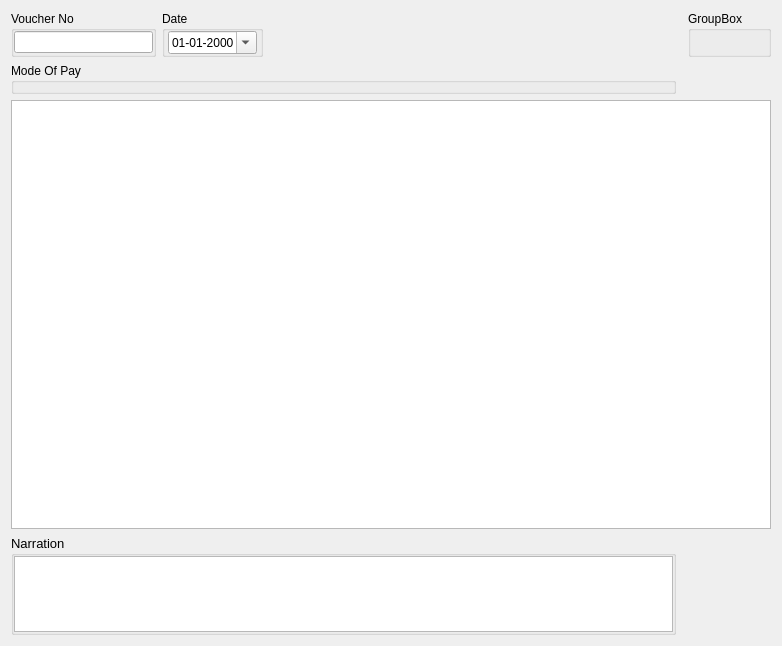
<?xml version="1.0" encoding="UTF-8"?>
<ui version="4.0">
 <class>LedgersDisplayController</class>
 <widget class="QWidget" name="LedgersDisplayController">
  <property name="geometry">
   <rect>
    <x>0</x>
    <y>0</y>
    <width>782</width>
    <height>646</height>
   </rect>
  </property>
  <property name="font">
   <font>
    <pointsize>9</pointsize>
   </font>
  </property>
  <property name="windowTitle">
   <string>Form</string>
  </property>
  <layout class="QGridLayout" name="gridLayout" rowstretch="0,0,0,0,0">
   <item row="4" column="0" colspan="3">
    <widget class="QGroupBox" name="narrationGroupBox">
     <property name="minimumSize">
      <size>
       <width>0</width>
       <height>10</height>
      </size>
     </property>
     <property name="maximumSize">
      <size>
       <width>16777215</width>
       <height>100</height>
      </size>
     </property>
     <property name="font">
      <font>
       <pointsize>10</pointsize>
      </font>
     </property>
     <property name="title">
      <string>Narration</string>
     </property>
     <property name="flat">
      <bool>false</bool>
     </property>
     <layout class="QVBoxLayout" name="verticalLayout">
      <property name="spacing">
       <number>0</number>
      </property>
      <property name="leftMargin">
       <number>0</number>
      </property>
      <property name="topMargin">
       <number>0</number>
      </property>
      <property name="rightMargin">
       <number>0</number>
      </property>
      <property name="bottomMargin">
       <number>0</number>
      </property>
      <item>
       <widget class="QPlainTextEdit" name="narrationPlainText">
        <property name="minimumSize">
         <size>
          <width>0</width>
          <height>40</height>
         </size>
        </property>
        <property name="maximumSize">
         <size>
          <width>16777215</width>
          <height>100</height>
         </size>
        </property>
       </widget>
      </item>
     </layout>
    </widget>
   </item>
   <item row="0" column="4">
    <widget class="QGroupBox" name="groupBox_4">
     <property name="title">
      <string>GroupBox</string>
     </property>
    </widget>
   </item>
   <item row="2" column="0" colspan="5">
    <layout class="QVBoxLayout" name="verticalLayout_2">
     <property name="spacing">
      <number>0</number>
     </property>
     <item>
      <widget class="QTableWidget" name="tableWidget"/>
     </item>
    </layout>
   </item>
   <item row="0" column="2">
    <spacer name="horizontalSpacer">
     <property name="orientation">
      <enum>Qt::Horizontal</enum>
     </property>
     <property name="sizeHint" stdset="0">
      <size>
       <width>40</width>
       <height>20</height>
      </size>
     </property>
    </spacer>
   </item>
   <item row="0" column="0">
    <widget class="QGroupBox" name="voucherNoGroupBox">
     <property name="minimumSize">
      <size>
       <width>0</width>
       <height>0</height>
      </size>
     </property>
     <property name="maximumSize">
      <size>
       <width>145</width>
       <height>16777215</height>
      </size>
     </property>
     <property name="title">
      <string>Voucher No</string>
     </property>
     <property name="flat">
      <bool>false</bool>
     </property>
     <layout class="QVBoxLayout" name="verticalLayout_4">
      <property name="spacing">
       <number>0</number>
      </property>
      <property name="leftMargin">
       <number>0</number>
      </property>
      <property name="topMargin">
       <number>0</number>
      </property>
      <property name="rightMargin">
       <number>0</number>
      </property>
      <property name="bottomMargin">
       <number>0</number>
      </property>
      <item>
       <widget class="QLineEdit" name="voucherNoLineEdit">
        <property name="maximumSize">
         <size>
          <width>140</width>
          <height>16777215</height>
         </size>
        </property>
        <property name="frame">
         <bool>true</bool>
        </property>
       </widget>
      </item>
     </layout>
    </widget>
   </item>
   <item row="0" column="1">
    <widget class="QGroupBox" name="voucherDateGroupBox">
     <property name="title">
      <string>Date</string>
     </property>
     <property name="flat">
      <bool>true</bool>
     </property>
     <layout class="QVBoxLayout" name="verticalLayout_5">
      <property name="spacing">
       <number>0</number>
      </property>
      <property name="leftMargin">
       <number>3</number>
      </property>
      <property name="topMargin">
       <number>0</number>
      </property>
      <property name="rightMargin">
       <number>3</number>
      </property>
      <property name="bottomMargin">
       <number>0</number>
      </property>
      <item>
       <widget class="QDateEdit" name="voucherDate">
        <property name="maximumSize">
         <size>
          <width>175</width>
          <height>16777215</height>
         </size>
        </property>
        <property name="displayFormat">
         <string>dd-MM-yyyy</string>
        </property>
        <property name="calendarPopup">
         <bool>true</bool>
        </property>
       </widget>
      </item>
     </layout>
    </widget>
   </item>
   <item row="1" column="0" colspan="3">
    <widget class="QGroupBox" name="LedgerGroupBox">
     <property name="minimumSize">
      <size>
       <width>0</width>
       <height>0</height>
      </size>
     </property>
     <property name="title">
      <string>Mode Of Pay</string>
     </property>
     <property name="flat">
      <bool>true</bool>
     </property>
     <layout class="QVBoxLayout" name="verticalLayout_3">
      <property name="spacing">
       <number>0</number>
      </property>
      <property name="leftMargin">
       <number>0</number>
      </property>
      <property name="topMargin">
       <number>0</number>
      </property>
      <property name="rightMargin">
       <number>0</number>
      </property>
      <property name="bottomMargin">
       <number>0</number>
      </property>
      <item>
       <layout class="QVBoxLayout" name="mailLedLayout"/>
      </item>
     </layout>
    </widget>
   </item>
  </layout>
 </widget>
 <resources/>
 <connections/>
</ui>
